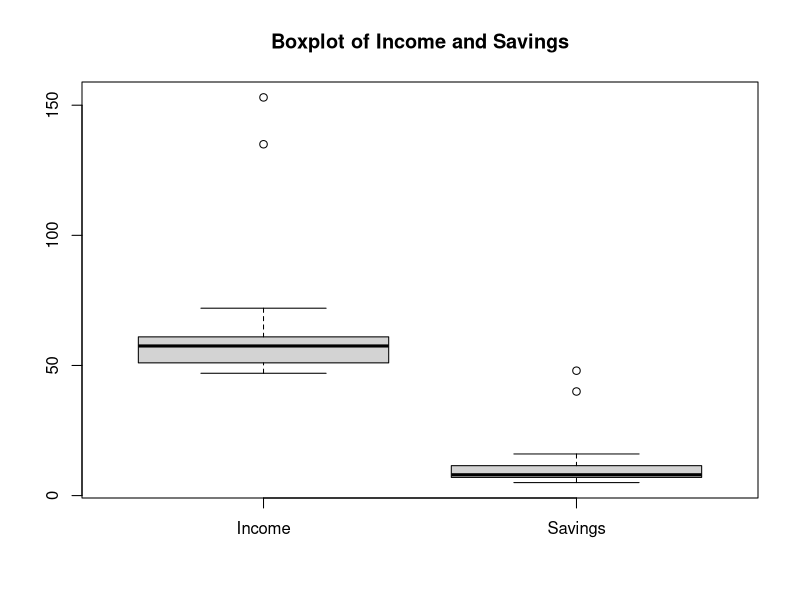
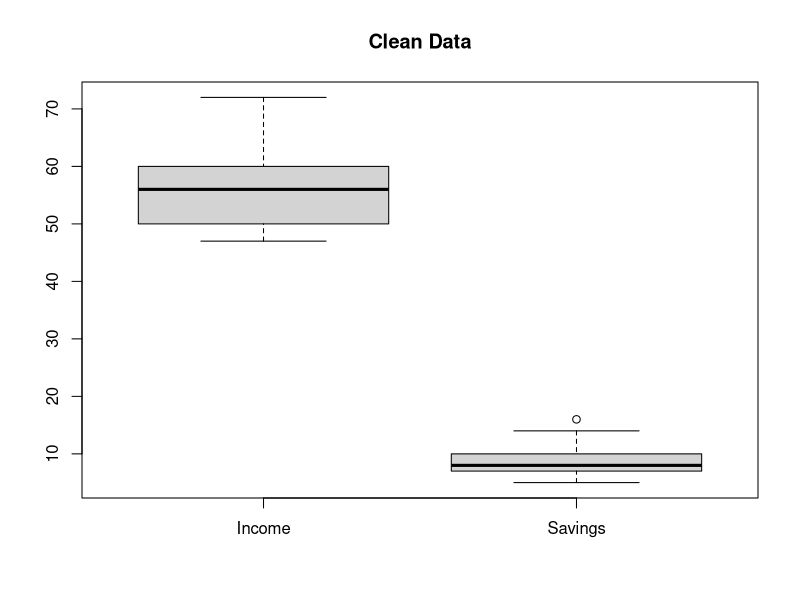

Write the R code that produced these figures, in order.
# ============================================================
## PRACTICE; Outlier Detection using IQR Method
## Variables; ID, Age, Income, Savings (n = 20)
## Steps; create dataset -> inspect -> boxplot -> IQR method -> find outliers ->cleaning -> compare    
# ============================================================

## Step 1: Create Dataset
Dataset <- data.frame(
  ID = 1 : 20,
  Age = c(33, 31, 34, 36, 41, 40, 42, 35, 34, 39, 37, 30, 38, 32, 34, 33, 35, 37, 39, 40),
  Income = c(55, 54, 50, 57, 60, 72, 48, 60, 54, 47, 135, 63, 59, 58, 49, 52, 62, 153, 49, 59),
  Savings = c(10, 10, 8, 11, 14, 16, 7, 8, 6, 5, 40, 8, 6, 10, 12, 8, 7, 48, 5, 8)
)

## Step 2: Inspect the data
View(Dataset)
str(Dataset)
colSums(is.na(Dataset))
summary(Dataset)


## Step 3: Boxplot (VISUAL)
png("boxplot_raw.png", width = 800, height = 600)
boxplot(
  Dataset$Income, Dataset$Savings,
  names = c("Income", "Savings"),
  main = "Boxplot of Income and Savings"
)
dev.off()

## Step 4: IQR Method for Income
Q1 <- quantile (Dataset$Income, 0.25)
Q3 <- quantile (Dataset$Income, 0.75)
IQR <- Q3 - Q1

Lower <- Q1 - 1.5 * IQR
Uper <- Q3 + 1.5 * IQR


## IQR method for Savings
Q1_S <- quantile ( Dataset$Savings, 0.25)
Q3_S <- quantile ( Dataset$Savings, 0.75)
IQR_S <- Q3_S - Q1_S

Lower_S <- Q1_S - 1.5 * IQR_S
Uper_S <- Q3_S + 1.5 * IQR_S


## Step 5: Find Outliers
Dataset[Dataset$Income < Lower | Dataset$Income > Uper, ]
Dataset[Dataset$Savings < Lower_S | Dataset$Savings > Uper_S, ] 


## Step 6: Clean the data
Dataset_Clean <- Dataset[
  Dataset$Income >= Lower & Dataset$Income <= Uper &
  Dataset$Savings >= Lower_S & Dataset$Savings <= Uper_S,
]
rownames(Dataset_Clean) <- NULL


## Step 7: Compare
summary(Dataset)
summary(Dataset_Clean)

png("boxplot_clean.png", width = 800, height = 600)
boxplot(
  Dataset_Clean$Income, Dataset_Clean$Savings,
        names = c("Income", "Savings"),
        main = "Clean Data"
)
dev.off
